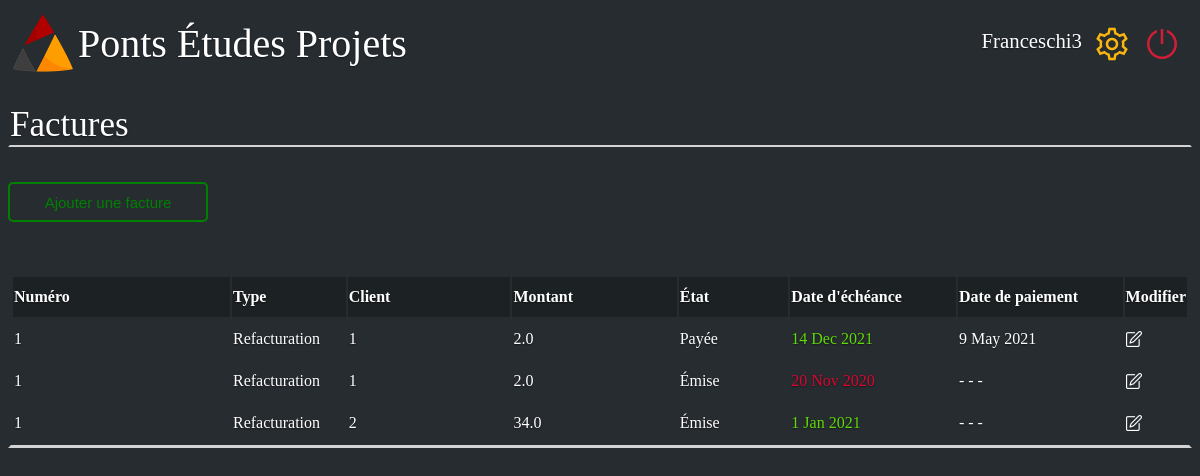
The page /tresorerie/Franceschi3 on the database its author committed.
### site.py (models this page shows, shortened)
class db_factures(db.Model):
    _id = db.Column("id", db.Integer, primary_key= True)
    numero = db.Column(db.String(100))
    Type = db.Column(db.String(100))
    client = db.Column(db.String(100))
    montant= db.Column(db.Float)
    etat = db.Column(db.String(100))
    date_echeance = db.Column(db.String(100))
    date_paiement = db.Column(db.String(100))
    suiveur = db.Column(db.String(100))
    retard = db.Column(db.Boolean)

### site.py (the view)
@app.route('/tresorerie/<name>',methods=["GET","POST"])
def index12(name):
    init_bd()
    return render_template('Tresorier.html', name=name, BDD_facture = db_factures.query.all())

### site.py (called while the page is built)
def init_bd():
    for facture in db_factures.query.all():
        retard1 = init_retard(facture.date_echeance)
        facture.retard = retard1
        db.session.commit()

def init_retard(date):
    now = datetime.datetime.now()
    date_now = now.year*10000+now.month*100+now.day
    if int(date[0:2])<10:
        taille_date=1
    else:
        taille_date=2
    date_converti = int(date[0:2])
    month = date[taille_date+1:taille_date+4]
    year = int(date[taille_date+5::])
    L=['Jan','Feb','Mar','Apr','May','Jun','Jul','Aug','Sep','Oct','Nov','Dec']
    for k in range(len(L)):
        if month == L[k]:
            date_converti+=(k+1)*100
    date_converti += year*10000
    if date_converti<=date_now:
        return True
    return False

### templates/Tresorier.html (shortened to what this page needs)
<!DOCTYPE html>
<html>
    <head>
        <link rel="stylesheet" href={{ url_for('static', filename='style_tresorier.css') }}/>
    </head>
    <body>
        <div class="barre_principale">
            <div class="logo_junior">
                <a href="/home/{{name}}">
                    <img class= "logo_pep" src={{ url_for('static', filename='PEPLOGO.png') }}  alt= "Logo pep"/>
                    <div class="Junior">Ponts Études Projets</div>
                </a>
            </div>
            <div>
                <nav>
                    <ul class="navbar-nav">
                        <li class="user_name"><a class="user" href="#">{{name}}</a></li>
                        <li class="nav-item"><a href="#"><img src={{ url_for('static', filename='settings.png') }} alt="bouton reglage" ></a></li>
                        <li class="nav-item"><a href='/logout'><img src={{ url_for('static', filename='shutdown.png') }} alt="bouton shutdown" ></a></li>
                    </ul>
                </nav>
            </div>
        </div>
        <p class="titre">Factures</p>
        <div class="ajouter">
            <button onclick="window.location.href = '/tresoreie/{{name}}/add_delete';" type="button" class="Ajouter"> Ajouter une facture </button>
        </div>
        <table class="tableau">
            <thead class="thead-dark">
                <tr class="premiere_ligne">
                    <th>Numéro</th>
                    <th>Type</th>
                    <th>Client</th>
                    <th>Montant</th>
                    <th>État</th>
                    <th>Date d'échéance</th>
                    <th>Date de paiement</th>
                    <th>Modifier</th>
                </tr>
            </thead>
            <tbody>
                {% for facture in BDD_facture %}
                    <tr>
                        <td>{{facture.numero}}</td>
                        <td>{{facture.Type}}</td>
                        <td>{{facture.client}}</td>
                        <td>{{facture.montant}}</td>
                        <td>{{facture.etat}}</td>
                        {% if facture.retard == True  %}
                            <td style="color: rgb(218, 7, 49);">{{facture.date_echeance}}</td>
                        {% else %}
                            <td style="color: rgb(95, 218, 7);">{{facture.date_echeance}}</td>
                        {% endif %}
                        <td>{{facture.date_paiement}}</td>
                        <td><a href ='/tresoreie/{{name}}/{{facture._id}}/modify'><img src="{{ url_for('static', filename='edit1.png') }}" class="edit" height="16" width="16" ></a></td>
                    </tr>
                {% endfor %}
            </tbody>
        </table>
    </body>
</html>

### static/style_tresorier.css (style rules this page uses)
html { height: 100%; width: 100%; background-color : #272C31; }
body { background-color : #272C31; height: 100%; background-color: transparent; color: white; text-shadow: 0 .05rem .1rem rgba(0, 0, 0, .5); }
.barre_principale { height: 60px; display: flex; justify-content: space-between; }
.logo_pep { width: 60px; height: 60px; }
ul { list-style-type: none; display:flex; text-decoration:none; }
.logo_pep { float: left; margin: 5px; }
.user_name { margin-top:5px ; }
.Junior { margin-top: 12px; display: flex; font-size: 250%; }
nav a { font-size: 1.3em; color: white; text-shadow: 0 .05rem .1rem rgba(0, 0, 0, .5); text-decoration: none; }
nav li { margin-right: 10px; }
a { text-decoration:none; color:white; display:flex; }
button { border: 2px ; border-radius: 5px; width: 200px; height: 40px; background-color: transparent; border-style: solid; color:green; border-color: green; font-size:15px; }
.titre { border: 2px ; border-style: solid; border-top-color: transparent; border-left-color: transparent; border-right-color: transparent; border-bottom-color: lightgrey; font-size:35px; }
table { border-style: solid; border-top-color: transparent; border-left-color: transparent; border-right-color: transparent; border-bottom-color: lightgrey; }
.thead-dark { height: 20px; background-color: transparent; }
thead tr { width: 100%; height: 40px; background-color: #1C2124; }
tr { height: 40px; }
thead th { text-align: left; border-right-color: transparent; }
thead th:nth-child(1) { width: 20%; }
thead th:nth-child(2) { width: 10%; }
thead th:nth-child(3) { width: 15%; }
thead th:nth-child(4) { width: 15%; }
thead th:nth-child(5) { width: 10%; }
thead th:nth-child(6) { width: 15%; }
thead th:nth-child(7) { width: 15%; }
.tableau { margin-top: 50px; width: 100%; height: 20px; }

### rows shown on the page
db_factures: numero "1", Type "Refacturation", client "1", montant "2.0", etat "Payée", date_echeance "14 Dec 2021", date_paiement "9 May 2021"
db_factures: numero "1", Type "Refacturation", client "1", montant "2.0", etat "Émise", date_echeance "20 Nov 2020", date_paiement "- - -"
db_factures: numero "1", Type "Refacturation", client "2", montant "34.0", etat "Émise", date_echeance "1 Jan 2021", date_paiement "- - -"

### other values the page prints
{{ name }} "Franceschi3"
